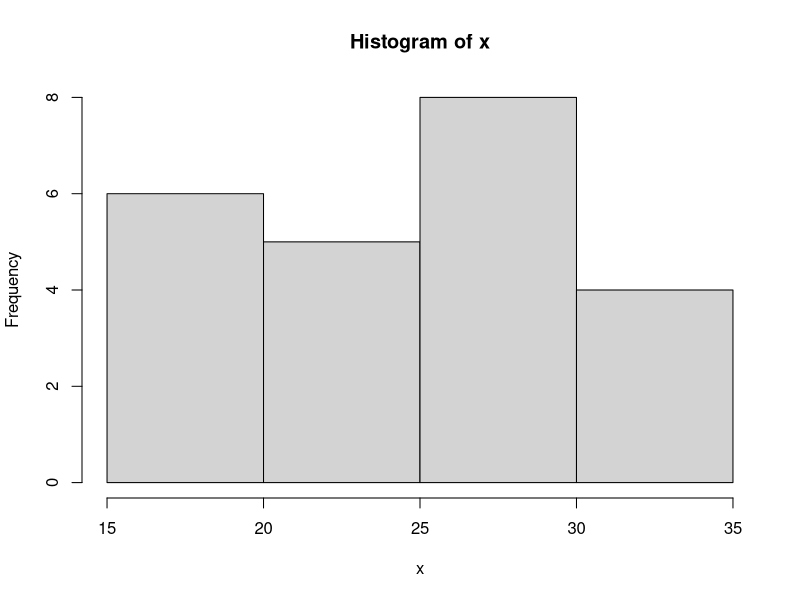
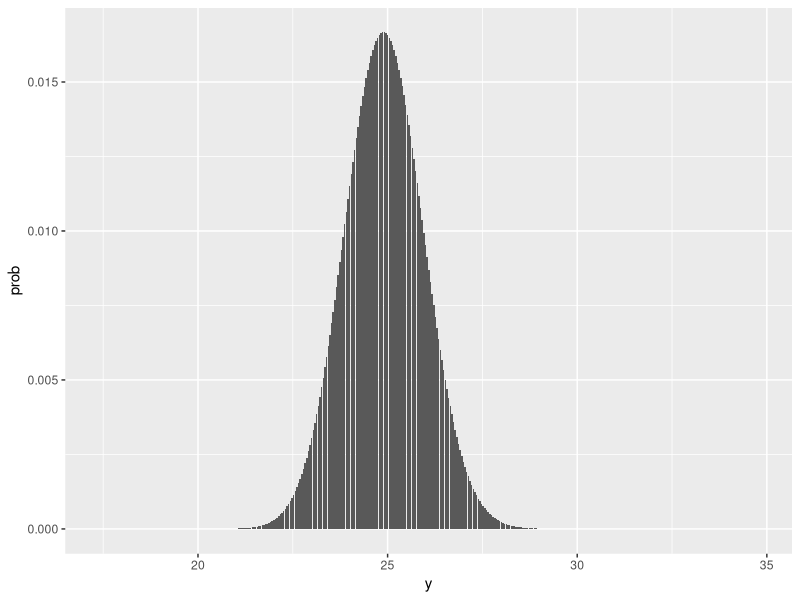
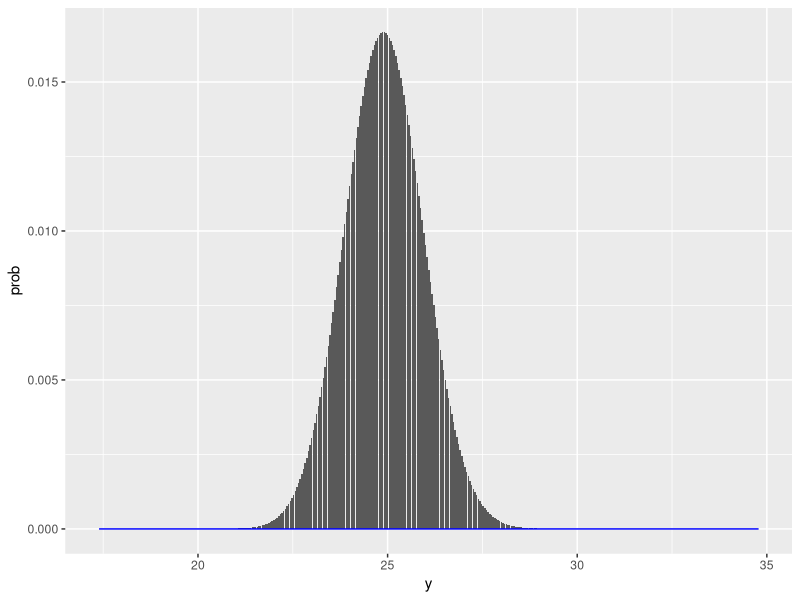
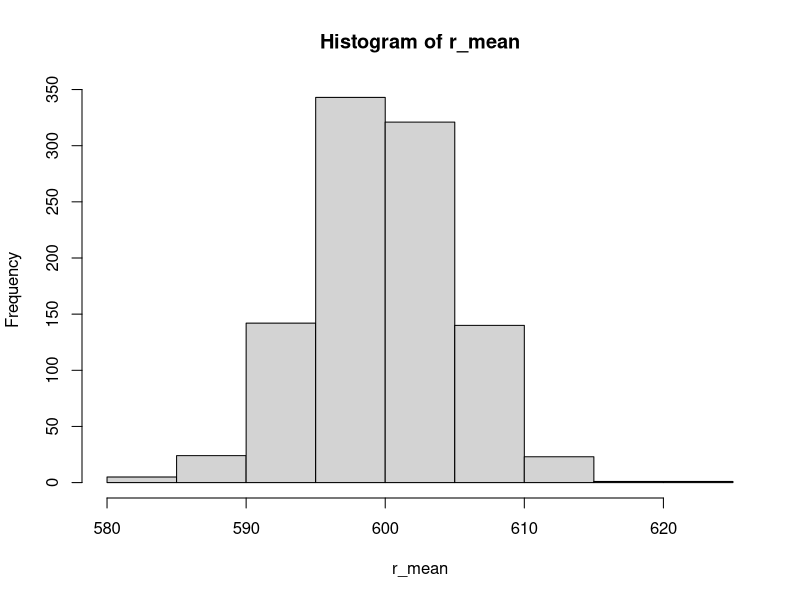
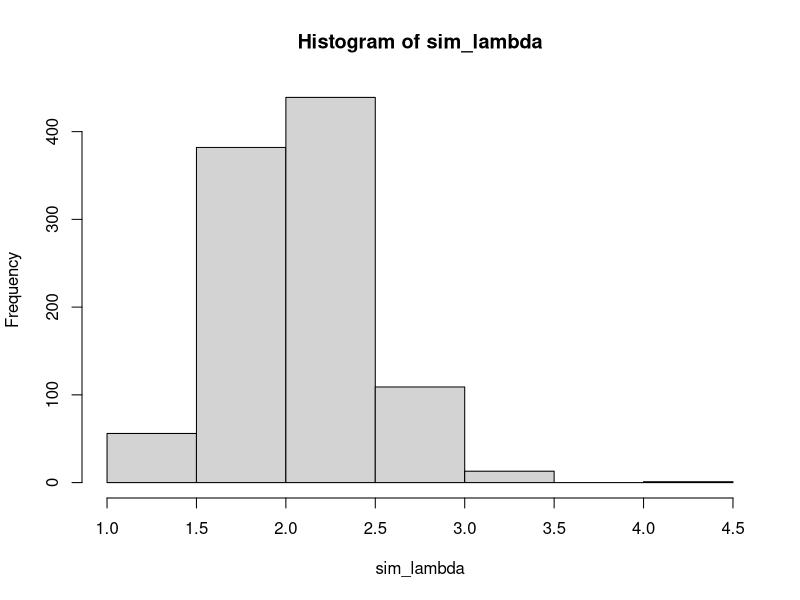
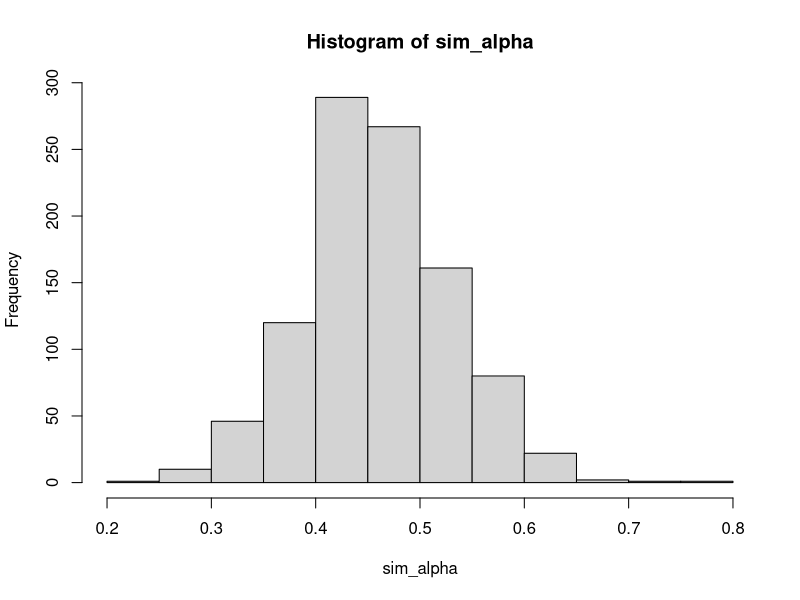
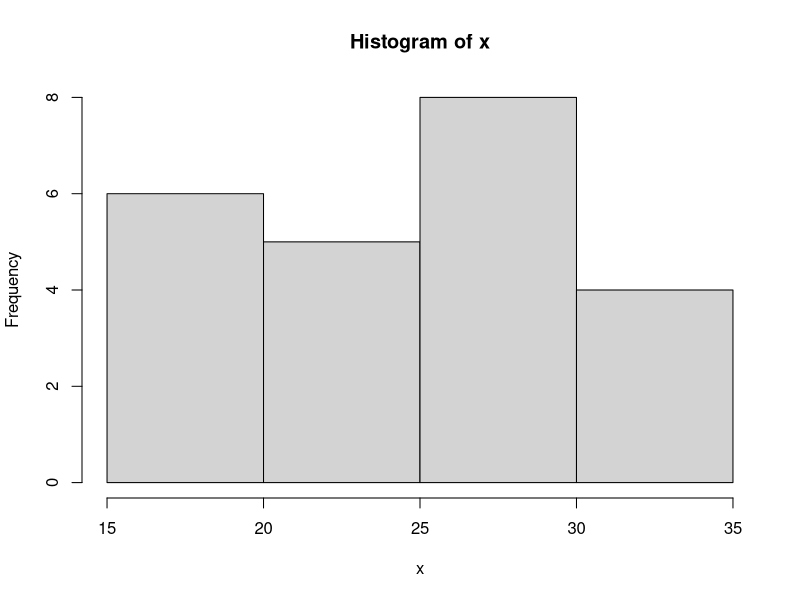

Generate these figures, in order, with R: (Note: this script raises an error after producing the figures.)
library(ggplot2)
library(stats4) # for mle
library(numDeriv) # For grad

##############################################################################################
# Method of finding estimators I - method of moments
#
# LNp.8-8
# Suppose that X1, ..., Xn are i.i.d. ~ Poisson(lambda).
#
# The mean of Poisson(lambda): lambda
# The variance of Poisson(lambda): lambda
##############################################################################################
x <- c(31, 29, 19, 18, 31, 28, 34, 27, 34, 30, 16, 18, 26, 27, 27, 18, 24, 22, 28, 24, 21, 17, 24)
hist(x)

# First sample moment
(first_sample_moment <- sum(x)/length(x))

# Second sample moment
(second_sample_moment <- sum(x^2)/length(x))

# Since the lambda is the mean, whose estimator is exactly the first sample moment, so the
# best estimator for lambda is the first sample moment.
# Put in the observed data, the estimate is 24.91304
(lambda_estimate <- first_sample_moment)

##############################################################################################
# Estimate the variance of the estimate
#   - Exact sampling distribution
#   - Asymptotical method
#   - Simulation method (bootstrap)
#
# Continue with the previous example.
##############################################################################################
# 1. Exact sampling distribution
# By the calculation (LNp.8-10):
#   The sampling distribution of lambda:  1/nP(n*lambda)
#   The standard error of lambda       :  (lambda/n)^(1/2)
sqrt((lambda_estimate/length(x))) # 1.040757

# Plot the sampling distribution of lambda estimator
# Note that 1/n * P(n * lambda) actually means rpois(1, 573) / 23 (LNp.8-10)
(parameter <- length(x) * lambda_estimate)
x=c(400:800)
data <- data.frame(x=x, y=x/23, prob=dpois(x, 573))
ggplot(data, aes(x=y, y=prob)) + geom_bar(stat="identity")

# The probabily within 2 estimation error is 95.28%
sum(data[data$y>24.91-2.08 & data$y<24.91+2.08,]$prob)

# 2. Asymptotical method
# By LLN,
#   E(sample mean)   : population mean (LNp.1~6.95)
#   Var(sample mean) : population variance/n (LNp.1~6.95)
#   Var(sample mean) : sampling variance/n (LNp.1~6.96)
(lambda_estimated <- mean(x))
# The variance of the sample mean is variance/n
var(x)/length(x)
# The standard error of the sample mean is sqrt(variance/n)
(std_error <- sqrt(var(x)/length(x))) # 1.143659
#sqrt(lambda_estimated/length(x)) # 1.143659

# Plot the sampling distribution of lambda estimator
ggplot(data, aes(x=y, y=prob)) + geom_bar(stat="identity") + stat_function(fun=dnorm, args=list(mean=lambda_estimated, sd=std_error), colour="blue")

# 3. Simulation method
# Use random number generator to generate sampling distribution.
# The estimated parameters is from other approachs, such as moment method, MLE.
# Here, I use the estimated parameter from moment method
r_mean <- NULL
for( i in c(1:1000) ) {
    r_mean <- c(r_mean, mean(rpois(23, lambda=lambda_estimated)))
}
hist(r_mean)
var(r_mean)

##############################################################################################
# Method of finding estimators I - method of moments
#   - Simulation method (bootstrap)
#
# LNp.8-13~14
# Suppose that X1, ..., Xn are i.i.d. ~ Gamma(alpha, lambda).
#                            _
# The estimator of lambda is X/(var^2)
#                            _
# The estimator of alpha is (X^2)/(var^2)
##############################################################################################
# First sample moment
first_sample_moment <- 0.224

# Second sample moment
second_sample_moment <- 0.183976

# Estimated variance
(estimated_variance <- second_sample_moment - first_sample_moment^2)

# The estimate of lambda and alpha can be obtained (via X = 0.224, variance = 0.1338)
(lambda = first_sample_moment / estimated_variance)
(alpha = (first_sample_moment^2) / estimated_variance)

##############################################################################################
# Estimate the variance of the estimate
#   - Simulation method (bootstrap)
#
#   Exact sampling distribution is difficult to get in this example.
#   Asymptotical method is also difficult, since involving dividend: lambda=sample_mean/variance.
#
# Continue with the previous example.
##############################################################################################
# Using moment estimator (LNp.8-13)
lambda <- 1.674141
alpha <- 0.3750075

# Or, using MLE (LNp.8-28)
lambda <- 1.96
alpha <- 0.441

# 2. Simulation method
# Use random number generator to generate sampling distribution.
# The estimated parameters is from other approachs, such as moment method, MLE.
# Here, I use the estimated parameter from moment method
sim_lambda <- NULL
sim_alpha <- NULL
for( i in c(1:1000) ) {
    (sim_x <- rgamma(227, shape=alpha, rate=lambda))
    (sim_mean <- mean(sim_x))
    (sim_var <- mean(sim_x^2 - sim_mean^2))
    sim_lambda <- c(sim_lambda, sim_mean / sim_var)
    sim_alpha <- c(sim_alpha, (sim_mean^2) / sim_var)
}

# The variance of lambda is 0.12, standard deviation is 0.34
hist(sim_lambda)
(sim_lambda_var <- mean(sim_lambda^2 - mean(sim_lambda)^2))
(sim_lambda_sd <- sqrt(sim_lambda_var))

# The variance of alpha is 0.004, standard deviation is 0.06
hist(sim_alpha)
(sim_alpha_var <- mean(sim_alpha^2 - mean(sim_alpha)^2))
(sim_alpha_sd <- sqrt(sim_alpha_var))

##############################################################################################
# Method of finding estimators II - Maximum Likelihood Estimator (MLE)
#
# Use the sample Poisson example in LNp.8-8 to demo:
# Suppose that X1, ..., Xn are i.i.d. ~ Poisson(lambda).
#
# Instead of conducting mathmetical deduction, R mle()/nlm() function is used.
# The log likelihood function is used here.
##############################################################################################
x <- c(31, 29, 19, 18, 31, 28, 34, 27, 34, 30, 16, 18, 26, 27, 27, 18, 24, 22, 28, 24, 21, 17, 24)
hist(x)

# Use mle()
LL <- function(lambda) {
    R = dpois(x, lambda)
    -sum(log(R))
}
mle(LL, start = list(lambda = 10))

# Use nlm()
LL <- function(lambda, x) {
    sum(-dpois(x, lambda, log = TRUE))
}
out <- nlm(LL, 10, x, hessian = TRUE) # Trun on hessian for Fisher information
out$estimate

# Using nlm(), hessian is the Fisher information of n observation data
(fish <- out$hessian)

##############################################################################################
# Asymptotic theory for method of MLE
#
# Use the sample Poisson example in LNp.8-8 to demo:
# Suppose that X1, ..., Xn are i.i.d. ~ Poisson(lambda).
#
##############################################################################################
x <- c(31, 29, 19, 18, 31, 28, 34, 27, 34, 30, 16, 18, 26, 27, 27, 18, 24, 22, 28, 24, 21, 17, 24)

# The log likelihood function for 1 random variable
LL_1 <- function(x, lambda) {
    dpois(x, lambda, log = TRUE)
}

# Observe how log likelihood function varies with different parameters, given different data
# Same figure in LNp.8-33.
lambda <- c(0:90)
data <- data.frame(lambda=lambda, prob=LL_1(31, lambda))
p <- ggplot(data, aes(x=lambda, y=prob)) + geom_line(colour="blue")

data <- data.frame(lambda=lambda, prob=LL_1(29, lambda))
p <- p + geom_line(data=data, aes(x=lambda, y=prob), colour="green")

data <- data.frame(lambda=lambda, prob=LL_1(19, lambda))
p <- p + geom_line(data=data, aes(x=lambda, y=prob), colour="purple")

data <- data.frame(lambda=lambda, prob=LL_1(18, lambda))
p <- p + geom_line(data=data, aes(x=lambda, y=prob), colour="yellow")

data <- data.frame(lambda=lambda, prob=LL_1(28, lambda))
p <- p + geom_line(data=data, aes(x=lambda, y=prob), colour="orange") + stat_function(fun=LL_joint)
p

##############################################################################################
# Insect counts data, Bliss and Fisher (1953) LNp.67
#
# Use the sample Poisson example in LNp.8-8 to demo:
# Suppose that X1, ..., Xn are i.i.d. ~ Poisson(lambda).
#
##############################################################################################
# Create the sample data
data <- data.frame(bug_per_leaf=c(0:8), obs_cnt=c(70, 38, 17, 10, 9, 3, 2, 1, 0))
data$prob <- data$obs_cnt / sum(data$obs_cnt)
data

# Histgram
ggplot(data, aes(x=bug_per_leaf, y=obs_cnt)) + geom_bar(stat="identity")
ggplot(data, aes(x=bug_per_leaf, y=prob)) + geom_bar(stat="identity")

# Fit Poisson statistical model
# The lambda estimator is sample mean
(sample_mean <- sum(data$bug_per_leaf * data$prob))
# Create estimation data following fitted Poisson model
data$pois_eta_cnt <- 150 * dpois(data$bug_per_leaf, lambda=sample_mean)

# Observe how good Poisson fit
ggplot(data, aes(x=bug_per_leaf, y=obs_cnt)) + geom_bar(stat="identity") + geom_line(aes(y=pois_eta_cnt), colour="blue")

# Fit Generalized Negative Binomial (GNB) statistical model
# Since I can't find built-in GNB model, I create a function as its pmf
dgnb <- function(x, m, k) {
    ((1+m/k)^(-k)) * (gamma(k+x)/factorial(x)/gamma(k)) * (m/(m+k))^x
}

# MLE is choosen as the estimators of m and k.
# The joint log likelihood function is created.
#   Since the joint log likelihood function needs observation data, instead of
# frequency, I recreate the observation data as x.
x <- NULL
for( row_i in c(1:nrow(data)) ) {
    x <- c(x, rep(data[row_i,]$bug_per_leaf, data[row_i,]$obs_cnt))
}
x

# Create joint log likelihood function
LL <- function(m, k) {
    R = dgnb(x, m, k)
    -sum(log(R))
}

# Use mle() to estimate m and k
mle(LL, start = list(m = 10, k = 10))

# Create estimation data following fitted Generalized Negative Binomial model
data$gnb_eta_cnt <- 150 * dgnb(data$bug_per_leaf, m=1.14881, k=1.024593)
data

# Observe how good Poisson and GNB fit
ggplot(data, aes(x=bug_per_leaf, y=obs_cnt)) + geom_bar(stat="identity") +
    geom_line(aes(y=pois_eta_cnt), colour="blue") +
    geom_line(aes(y=gnb_eta_cnt), colour="red")
